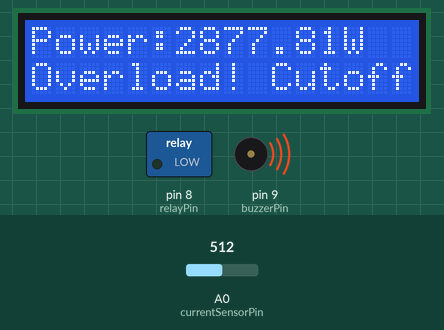
This sketch was run on a simulated Arduino Uno, built with avr-gcc and run on an emulated ATmega328P. Parts: 16×2 character LCD, switched loads named in the sketch (green lamp = pin HIGH), buzzer (waves = sounding, pin HIGH). The inputs (shaded band) are chosen by the test bench; at power-on: A0 (currentSensorPin) = 512.

Above: at 3.2 s.
3.3 s: A0 (currentSensorPin) set to 20
At 4.7 s:
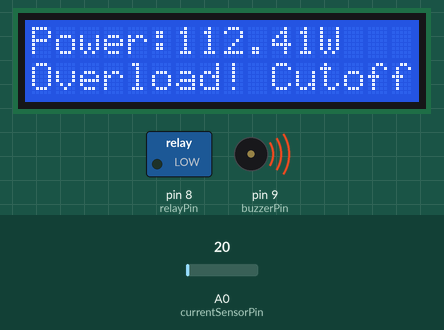
5.5 s: A0 (currentSensorPin) set to 16
At 6.6 s:
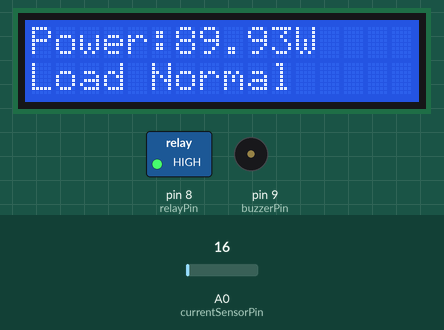
7.5 s: A0 (currentSensorPin) set to 0
At 8.5 s:
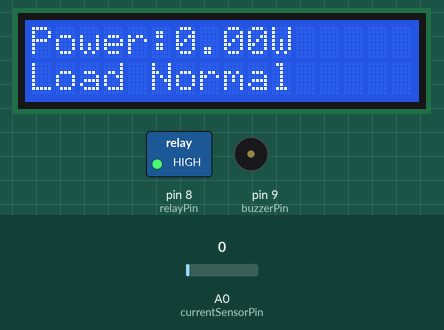
Timing chart, 0 to 10.5 s (numbered marks = the images above; inputs shaded):
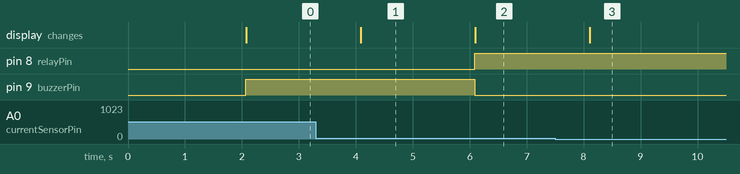

The sketch:

Smart_Energy_Meter.ino
```cpp
/*
  Smart Energy Meter with Load Monitoring and Overload Protection
*/

const int currentSensorPin = A0;
const int relayPin = 8;
const int buzzerPin = 9;
const int lcdRs = 12, lcdEn = 11, lcdD4 = 5, lcdD5 = 4, lcdD6 = 3, lcdD7 = 2;

#include <LiquidCrystal.h>
LiquidCrystal lcd(lcdRs, lcdEn, lcdD4, lcdD5, lcdD6, lcdD7);

float current, voltage = 230.0;
float power;
float threshold = 100.0;  // Threshold in watts

void setup() {
  pinMode(relayPin, OUTPUT);
  pinMode(buzzerPin, OUTPUT);
  lcd.begin(16, 2);
  lcd.print("Smart Energy");
  lcd.setCursor(0, 1);
  lcd.print("Meter Starting");
  delay(2000);
  lcd.clear();
}

void loop() {
  int sensorValue = analogRead(currentSensorPin);
  float voltageMeasured = (sensorValue / 1023.0) * 5.0;
  current = voltageMeasured * 5.0;  // Simplified calibration
  power = voltage * current;

  lcd.setCursor(0, 0);
  lcd.print("Power:");
  lcd.print(power);
  lcd.print("W   ");

  if (power > threshold) {
    digitalWrite(relayPin, LOW);
    digitalWrite(buzzerPin, HIGH);
    lcd.setCursor(0, 1);
    lcd.print("Overload! Cutoff ");
  } else {
    digitalWrite(relayPin, HIGH);
    digitalWrite(buzzerPin, LOW);
    lcd.setCursor(0, 1);
    lcd.print("Load Normal      ");
  }

  delay(1000);
}
```

Measured:
- the behaviour switches between 18 and 17 on A0 (currentSensorPin) (found by bisection; images 1 and 2)
- after the input at 3.3 s, the display: changes after 0.78 s (image 1)
- after the input at 5.5 s, pin 8 (relayPin): LOW → HIGH after 0.59 s; pin 9 (buzzerPin): HIGH → LOW after 0.59 s; the display: changes after 0.59 s (image 2)
- after the input at 7.5 s, the display: changes after 0.60 s (image 3)
